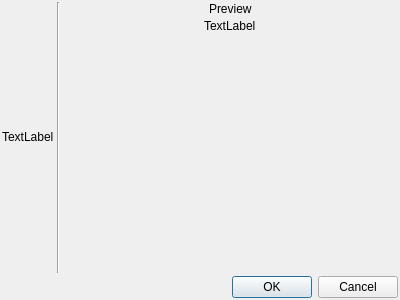
<?xml version="1.0" encoding="UTF-8"?>
<ui version="4.0">
 <class>ImageCropDialog</class>
 <widget class="QDialog" name="ImageCropDialog">
  <property name="geometry">
   <rect>
    <x>0</x>
    <y>0</y>
    <width>400</width>
    <height>300</height>
   </rect>
  </property>
  <property name="windowTitle">
   <string>Image crop</string>
  </property>
  <layout class="QVBoxLayout" name="verticalLayout">
   <property name="spacing">
    <number>3</number>
   </property>
   <property name="leftMargin">
    <number>2</number>
   </property>
   <property name="topMargin">
    <number>2</number>
   </property>
   <property name="rightMargin">
    <number>2</number>
   </property>
   <property name="bottomMargin">
    <number>2</number>
   </property>
   <item>
    <layout class="QHBoxLayout" name="horizontalLayout">
     <item>
      <widget class="QLabel" name="lblImage">
       <property name="sizePolicy">
        <sizepolicy hsizetype="Maximum" vsizetype="Maximum">
         <horstretch>0</horstretch>
         <verstretch>0</verstretch>
        </sizepolicy>
       </property>
       <property name="text">
        <string>TextLabel</string>
       </property>
      </widget>
     </item>
     <item>
      <widget class="Line" name="line">
       <property name="orientation">
        <enum>Qt::Vertical</enum>
       </property>
      </widget>
     </item>
     <item>
      <layout class="QVBoxLayout" name="verticalLayout_2">
       <item alignment="Qt::AlignHCenter|Qt::AlignTop">
        <widget class="QLabel" name="lblPreviewTitle">
         <property name="sizePolicy">
          <sizepolicy hsizetype="Maximum" vsizetype="Maximum">
           <horstretch>0</horstretch>
           <verstretch>0</verstretch>
          </sizepolicy>
         </property>
         <property name="text">
          <string>Preview</string>
         </property>
        </widget>
       </item>
       <item alignment="Qt::AlignHCenter|Qt::AlignTop">
        <widget class="QLabel" name="lblPreview">
         <property name="sizePolicy">
          <sizepolicy hsizetype="Maximum" vsizetype="Maximum">
           <horstretch>0</horstretch>
           <verstretch>0</verstretch>
          </sizepolicy>
         </property>
         <property name="text">
          <string>TextLabel</string>
         </property>
        </widget>
       </item>
       <item>
        <spacer name="verticalSpacer">
         <property name="orientation">
          <enum>Qt::Vertical</enum>
         </property>
         <property name="sizeHint" stdset="0">
          <size>
           <width>20</width>
           <height>40</height>
          </size>
         </property>
        </spacer>
       </item>
      </layout>
     </item>
    </layout>
   </item>
   <item>
    <widget class="QDialogButtonBox" name="buttonBox">
     <property name="orientation">
      <enum>Qt::Horizontal</enum>
     </property>
     <property name="standardButtons">
      <set>QDialogButtonBox::Cancel|QDialogButtonBox::Ok</set>
     </property>
    </widget>
   </item>
  </layout>
 </widget>
 <resources/>
 <connections>
  <connection>
   <sender>buttonBox</sender>
   <signal>accepted()</signal>
   <receiver>ImageCropDialog</receiver>
   <slot>accept()</slot>
   <hints>
    <hint type="sourcelabel">
     <x>248</x>
     <y>254</y>
    </hint>
    <hint type="destinationlabel">
     <x>157</x>
     <y>274</y>
    </hint>
   </hints>
  </connection>
  <connection>
   <sender>buttonBox</sender>
   <signal>rejected()</signal>
   <receiver>ImageCropDialog</receiver>
   <slot>reject()</slot>
   <hints>
    <hint type="sourcelabel">
     <x>316</x>
     <y>260</y>
    </hint>
    <hint type="destinationlabel">
     <x>286</x>
     <y>274</y>
    </hint>
   </hints>
  </connection>
 </connections>
</ui>
